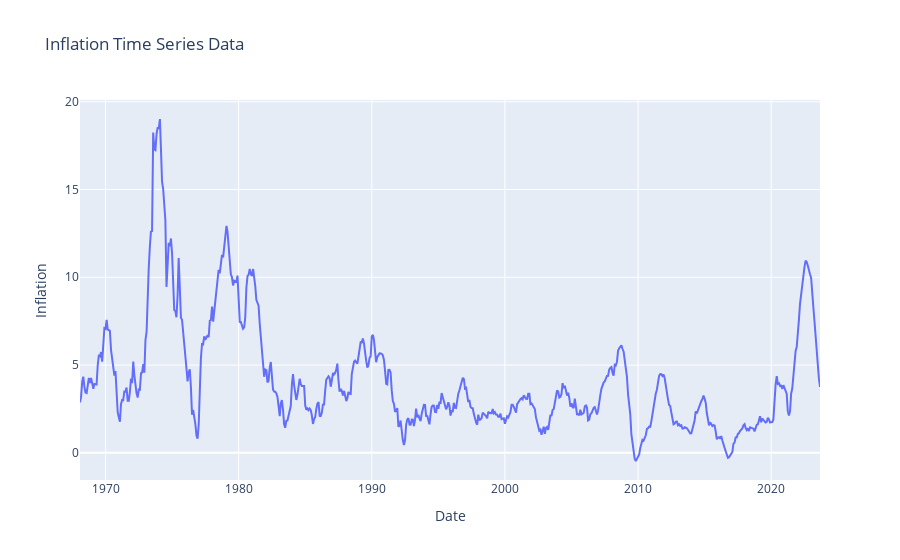

The code cell stored with this chart in its notebook:
### Code cell
fig = px.line(time_series, x='date', y='inflation', title='Inflation Time Series Data',
              labels={'inflation': 'Inflation', 'date': 'Date'})

fig.show()

### Figure 1 — Plotly figure (JSON) as saved in the notebook; plotly's stock layout.template omitted (floating-point values rounded to 4 significant figures; data arrays with more than 128 entries replaced by an {"elided": "..."} marker saying what was removed)
{"data": [{"hovertemplate": "Date=%{x}<br>Inflation=%{y}<extra></extra>", "legendgroup": "", "line": {"color": "#636efa", "dash": "solid"}, "marker": {"symbol": "circle"}, "mode": "lines", "name": "", "orientation": "v", "showlegend": false, "type": "scatter", "x": {"elided": "668 str values"}, "xaxis": "x", "y": {"elided": "668 float values"}, "yaxis": "y"}], "layout": {"legend": {"tracegroupgap": 0}, "title": {"text": "Inflation Time Series Data"}, "xaxis": {"anchor": "y", "domain": [0, 1], "title": {"text": "Date"}}, "yaxis": {"anchor": "x", "domain": [0, 1], "title": {"text": "Inflation"}}}}
